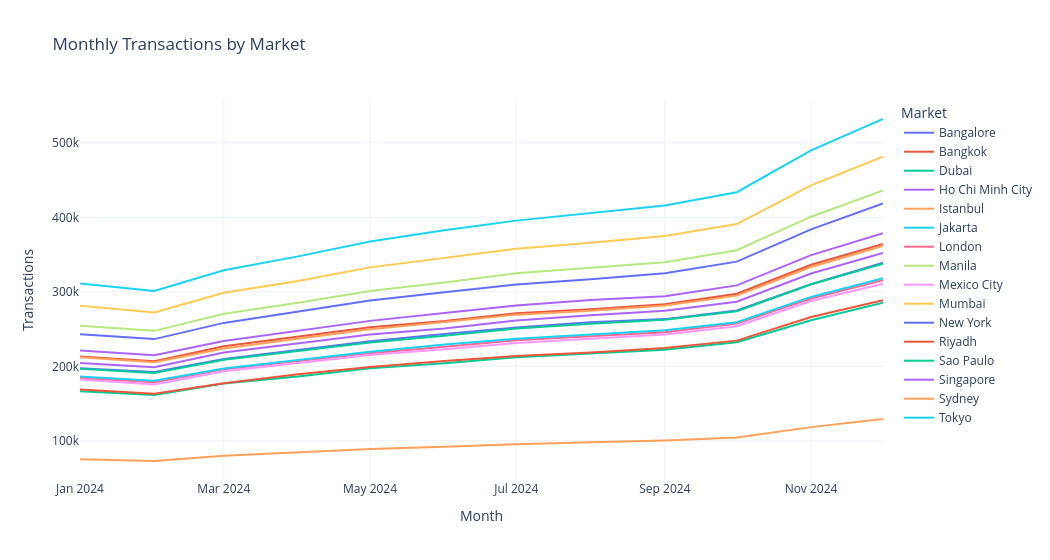

Source (notebook cell):
### Markdown cell above
## 6. Market-Category-Day Demand Shape

### Code cell
monthly_market = (
    market_category_day_features.groupby(["year_month", "market_name"], as_index=False)
    .agg(transactions=("transactions", "sum"), gmv_usd=("gmv_usd", "sum"), active_users=("active_users", "sum"))
)

fig = px.line(
    monthly_market,
    x="year_month",
    y="transactions",
    color="market_name",
    title="Monthly Transactions by Market",
    labels={"year_month": "Month", "transactions": "Transactions", "market_name": "Market"},
)
fig.show()

### Figure 1 — Plotly figure (JSON) as saved in the notebook; plotly's stock layout.template omitted (floating-point values rounded to 4 significant figures)
{"data": [{"hovertemplate": "Market=Bangalore<br>Month=%{x}<br>Transactions=%{y}<extra></extra>", "legendgroup": "Bangalore", "line": {"color": "#636efa", "dash": "solid"}, "marker": {"symbol": "circle"}, "mode": "lines", "name": "Bangalore", "orientation": "v", "showlegend": true, "type": "scatter", "x": ["2024-01", "2024-02", "2024-03", "2024-04", "2024-05", "2024-06", "2024-07", "2024-08", "2024-09", "2024-10", "2024-11", "2024-12"], "xaxis": "x", "y": [243004, 236591, 258327, 273448, 288368, 299558, 309754, 316987, 325055, 340550, 383839, 418546], "yaxis": "y"}, {"hovertemplate": "Market=Bangkok<br>Month=%{x}<br>Transactions=%{y}<extra></extra>", "legendgroup": "Bangkok", "line": {"color": "#EF553B", "dash": "solid"}, "marker": {"symbol": "circle"}, "mode": "lines", "name": "Bangkok", "orientation": "v", "showlegend": true, "type": "scatter", "x": ["2024-01", "2024-02", "2024-03", "2024-04", "2024-05", "2024-06", "2024-07", "2024-08", "2024-09", "2024-10", "2024-11", "2024-12"], "xaxis": "x", "y": [213112, 206743, 227048, 239947, 252531, 260886, 271170, 276567, 283492, 297456, 336385, 364326], "yaxis": "y"}, {"hovertemplate": "Market=Dubai<br>Month=%{x}<br>Transactions=%{y}<extra></extra>", "legendgroup": "Dubai", "line": {"color": "#00cc96", "dash": "solid"}, "marker": {"symbol": "circle"}, "mode": "lines", "name": "Dubai", "orientation": "v", "showlegend": true, "type": "scatter", "x": ["2024-01", "2024-02", "2024-03", "2024-04", "2024-05", "2024-06", "2024-07", "2024-08", "2024-09", "2024-10", "2024-11", "2024-12"], "xaxis": "x", "y": [166650, 161698, 177130, 186300, 197336, 204339, 212202, 217220, 222176, 232430, 261854, 285262], "yaxis": "y"}, {"hovertemplate": "Market=Ho Chi Minh City<br>Month=%{x}<br>Transactions=%{y}<extra></extra>", "legendgroup": "Ho Chi Minh City", "line": {"color": "#ab63fa", "dash": "solid"}, "marker": {"symbol": "circle"}, "mode": "lines", "name": "Ho Chi Minh City", "orientation": "v", "showlegend": true, "type": "scatter", "x": ["2024-01", "2024-02", "2024-03", "2024-04", "2024-05", "2024-06", "2024-07", "2024-08", "2024-09", "2024-10", "2024-11", "2024-12"], "xaxis": "x", "y": [204605, 198824, 218545, 230841, 242716, 250940, 261687, 268439, 274774, 286711, 324641, 352103], "yaxis": "y"}, {"hovertemplate": "Market=Istanbul<br>Month=%{x}<br>Transactions=%{y}<extra></extra>", "legendgroup": "Istanbul", "line": {"color": "#FFA15A", "dash": "solid"}, "marker": {"symbol": "circle"}, "mode": "lines", "name": "Istanbul", "orientation": "v", "showlegend": true, "type": "scatter", "x": ["2024-01", "2024-02", "2024-03", "2024-04", "2024-05", "2024-06", "2024-07", "2024-08", "2024-09", "2024-10", "2024-11", "2024-12"], "xaxis": "x", "y": [212278, 205444, 223846, 237425, 249887, 259682, 269435, 274606, 281550, 294906, 333414, 361697], "yaxis": "y"}, {"hovertemplate": "Market=Jakarta<br>Month=%{x}<br>Transactions=%{y}<extra></extra>", "legendgroup": "Jakarta", "line": {"color": "#19d3f3", "dash": "solid"}, "marker": {"symbol": "circle"}, "mode": "lines", "name": "Jakarta", "orientation": "v", "showlegend": true, "type": "scatter", "x": ["2024-01", "2024-02", "2024-03", "2024-04", "2024-05", "2024-06", "2024-07", "2024-08", "2024-09", "2024-10", "2024-11", "2024-12"], "xaxis": "x", "y": [311318, 301084, 328928, 347633, 367599, 382663, 395581, 405521, 415868, 433724, 489868, 531984], "yaxis": "y"}, {"hovertemplate": "Market=London<br>Month=%{x}<br>Transactions=%{y}<extra></extra>", "legendgroup": "London", "line": {"color": "#FF6692", "dash": "solid"}, "marker": {"symbol": "circle"}, "mode": "lines", "name": "London", "orientation": "v", "showlegend": true, "type": "scatter", "x": ["2024-01", "2024-02", "2024-03", "2024-04", "2024-05", "2024-06", "2024-07", "2024-08", "2024-09", "2024-10", "2024-11", "2024-12"], "xaxis": "x", "y": [184582, 178556, 196164, 207419, 217755, 226239, 234918, 240328, 245845, 257610, 290991, 315517], "yaxis": "y"}, {"hovertemplate": "Market=Manila<br>Month=%{x}<br>Transactions=%{y}<extra></extra>", "legendgroup": "Manila", "line": {"color": "#B6E880", "dash": "solid"}, "marker": {"symbol": "circle"}, "mode": "lines", "name": "Manila", "orientation": "v", "showlegend": true, "type": "scatter", "x": ["2024-01", "2024-02", "2024-03", "2024-04", "2024-05", "2024-06", "2024-07", "2024-08", "2024-09", "2024-10", "2024-11", "2024-12"], "xaxis": "x", "y": [254520, 247655, 270592, 285263, 301174, 312597, 324899, 332610, 339845, 355920, 400859, 436205], "yaxis": "y"}, {"hovertemplate": "Market=Mexico City<br>Month=%{x}<br>Transactions=%{y}<extra></extra>", "legendgroup": "Mexico City", "line": {"color": "#FF97FF", "dash": "solid"}, "marker": {"symbol": "circle"}, "mode": "lines", "name": "Mexico City", "orientation": "v", "showlegend": true, "type": "scatter", "x": ["2024-01", "2024-02", "2024-03", "2024-04", "2024-05", "2024-06", "2024-07", "2024-08", "2024-09", "2024-10", "2024-11", "2024-12"], "xaxis": "x", "y": [182454, 175560, 193379, 204045, 215272, 222987, 231380, 237055, 242862, 253747, 287629, 310906], "yaxis": "y"}, {"hovertemplate": "Market=Mumbai<br>Month=%{x}<br>Transactions=%{y}<extra></extra>", "legendgroup": "Mumbai", "line": {"color": "#FECB52", "dash": "solid"}, "marker": {"symbol": "circle"}, "mode": "lines", "name": "Mumbai", "orientation": "v", "showlegend": true, "type": "scatter", "x": ["2024-01", "2024-02", "2024-03", "2024-04", "2024-05", "2024-06", "2024-07", "2024-08", "2024-09", "2024-10", "2024-11", "2024-12"], "xaxis": "x", "y": [281291, 272175, 298742, 314571, 332853, 345134, 357810, 365977, 374965, 390912, 442972, 481450], "yaxis": "y"}, {"hovertemplate": "Market=New York<br>Month=%{x}<br>Transactions=%{y}<extra></extra>", "legendgroup": "New York", "line": {"color": "#636efa", "dash": "solid"}, "marker": {"symbol": "circle"}, "mode": "lines", "name": "New York", "orientation": "v", "showlegend": true, "type": "scatter", "x": ["2024-01", "2024-02", "2024-03", "2024-04", "2024-05", "2024-06", "2024-07", "2024-08", "2024-09", "2024-10", "2024-11", "2024-12"], "xaxis": "x", "y": [197486, 192461, 209870, 221896, 233556, 243573, 251995, 259117, 263397, 274946, 310182, 339252], "yaxis": "y"}, {"hovertemplate": "Market=Riyadh<br>Month=%{x}<br>Transactions=%{y}<extra></extra>", "legendgroup": "Riyadh", "line": {"color": "#EF553B", "dash": "solid"}, "marker": {"symbol": "circle"}, "mode": "lines", "name": "Riyadh", "orientation": "v", "showlegend": true, "type": "scatter", "x": ["2024-01", "2024-02", "2024-03", "2024-04", "2024-05", "2024-06", "2024-07", "2024-08", "2024-09", "2024-10", "2024-11", "2024-12"], "xaxis": "x", "y": [168797, 163379, 177488, 189433, 199238, 207266, 213865, 218678, 224582, 234552, 266306, 288705], "yaxis": "y"}, {"hovertemplate": "Market=Sao Paulo<br>Month=%{x}<br>Transactions=%{y}<extra></extra>", "legendgroup": "Sao Paulo", "line": {"color": "#00cc96", "dash": "solid"}, "marker": {"symbol": "circle"}, "mode": "lines", "name": "Sao Paulo", "orientation": "v", "showlegend": true, "type": "scatter", "x": ["2024-01", "2024-02", "2024-03", "2024-04", "2024-05", "2024-06", "2024-07", "2024-08", "2024-09", "2024-10", "2024-11", "2024-12"], "xaxis": "x", "y": [196890, 190951, 208918, 220790, 231996, 241065, 250935, 257187, 262466, 273906, 310107, 337740], "yaxis": "y"}, {"hovertemplate": "Market=Singapore<br>Month=%{x}<br>Transactions=%{y}<extra></extra>", "legendgroup": "Singapore", "line": {"color": "#ab63fa", "dash": "solid"}, "marker": {"symbol": "circle"}, "mode": "lines", "name": "Singapore", "orientation": "v", "showlegend": true, "type": "scatter", "x": ["2024-01", "2024-02", "2024-03", "2024-04", "2024-05", "2024-06", "2024-07", "2024-08", "2024-09", "2024-10", "2024-11", "2024-12"], "xaxis": "x", "y": [221454, 215051, 233932, 247796, 261037, 271691, 281603, 288920, 294102, 308681, 349305, 378795], "yaxis": "y"}, {"hovertemplate": "Market=Sydney<br>Month=%{x}<br>Transactions=%{y}<extra></extra>", "legendgroup": "Sydney", "line": {"color": "#FFA15A", "dash": "solid"}, "marker": {"symbol": "circle"}, "mode": "lines", "name": "Sydney", "orientation": "v", "showlegend": true, "type": "scatter", "x": ["2024-01", "2024-02", "2024-03", "2024-04", "2024-05", "2024-06", "2024-07", "2024-08", "2024-09", "2024-10", "2024-11", "2024-12"], "xaxis": "x", "y": [75271, 72987, 79939, 84783, 89093, 92070, 95604, 98114, 100520, 104689, 118453, 129323], "yaxis": "y"}, {"hovertemplate": "Market=Tokyo<br>Month=%{x}<br>Transactions=%{y}<extra></extra>", "legendgroup": "Tokyo", "line": {"color": "#19d3f3", "dash": "solid"}, "marker": {"symbol": "circle"}, "mode": "lines", "name": "Tokyo", "orientation": "v", "showlegend": true, "type": "scatter", "x": ["2024-01", "2024-02", "2024-03", "2024-04", "2024-05", "2024-06", "2024-07", "2024-08", "2024-09", "2024-10", "2024-11", "2024-12"], "xaxis": "x", "y": [186288, 180841, 197152, 208410, 219589, 229310, 237162, 242674, 248501, 259260, 293195, 318189], "yaxis": "y"}], "layout": {"height": 560, "legend": {"title": {"text": "Market"}, "tracegroupgap": 0}, "title": {"text": "Monthly Transactions by Market"}, "width": 1050, "xaxis": {"anchor": "y", "domain": [0, 1], "title": {"text": "Month"}}, "yaxis": {"anchor": "x", "domain": [0, 1], "title": {"text": "Transactions"}}}}
